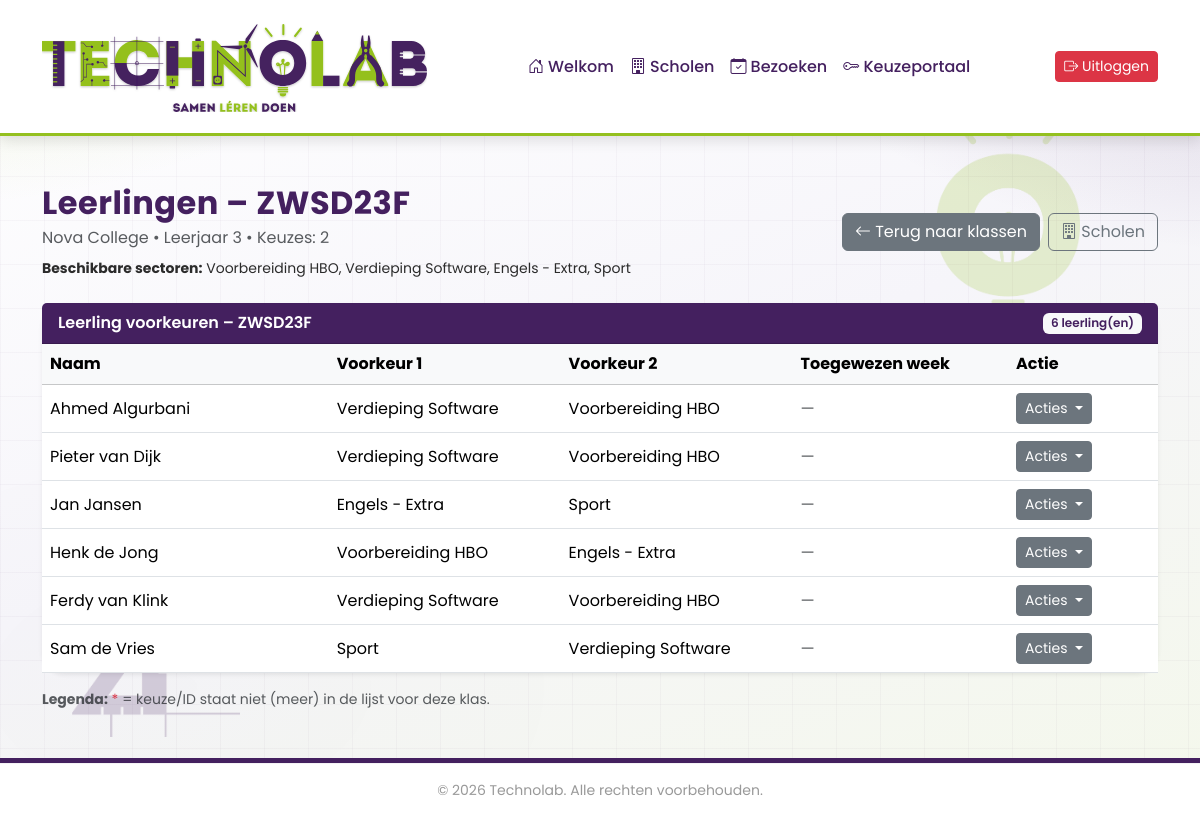
Page /leerlingen.php?klas_id=1 (signed in) on the committed database.
### tables this page shows
CREATE TABLE `klas` (
  `klas_id` int(11) NOT NULL,
  `school_id` int(11) NOT NULL,
  `klasaanduiding` varchar(100) NOT NULL,
  `leerjaar` varchar(100) DEFAULT NULL,
  `schooljaar` varchar(100) NOT NULL
);

CREATE TABLE `school` (
  `school_id` smallint(6) NOT NULL,
  `schoolnaam` varchar(100) NOT NULL,
  `plaats` varchar(100) NOT NULL,
  `type_onderwijs` set('Primair Onderwijs','Voortgezet Onderwijs','MBO') DEFAULT NULL
);

CREATE TABLE `bezoek` (
  `bezoek_id` int(11) NOT NULL,
  `naam` varchar(255) NOT NULL,
  `type_onderwijs` enum('PO','VO','MBO') NOT NULL,
  `schooljaar` varchar(20) NOT NULL DEFAULT '',
  `pincode` varchar(10) NOT NULL,
  `max_keuzes` tinyint(3) UNSIGNED NOT NULL DEFAULT 2,
  `po_dag1` datetime DEFAULT NULL,
  `po_dag2` datetime DEFAULT NULL,
  `vo_week_start` date DEFAULT NULL,
  `vo_week_eind` date DEFAULT NULL,
  `actief` tinyint(1) NOT NULL DEFAULT 1,
  `created_at` timestamp NOT NULL DEFAULT current_timestamp()
);

CREATE TABLE `leerling` (
  `leerling_id` int(11) NOT NULL,
  `klas_id` int(11) NOT NULL,
  `voornaam` varchar(100) NOT NULL,
  `tussenvoegsel` varchar(100) DEFAULT NULL,
  `achternaam` varchar(100) NOT NULL,
  `voorkeur1` varchar(100) DEFAULT NULL,
  `voorkeur2` varchar(100) DEFAULT NULL,
  `voorkeur3` varchar(100) DEFAULT NULL,
  `voorkeur4` varchar(100) DEFAULT NULL,
  `voorkeur5` varchar(100) DEFAULT NULL,
  `toegewezen_week` varchar(100) DEFAULT NULL,
  `toegewezen_dag1` varchar(100) DEFAULT NULL,
  `toegewezen_dag2` varchar(100) DEFAULT NULL
);

### includes/functions.php (called while the page is built, shortened)
<?php
function e(mixed $waarde): string
{
    return htmlspecialchars((string)$waarde, ENT_QUOTES, 'UTF-8');
}

### leerlingen.php (the view, shortened to what this page needs)
<?php
require 'includes/header.php';
$klas_id = (int)$_GET['klas_id'];
$stmt = $conn->prepare("
    SELECT k.klas_id, k.school_id, k.klasaanduiding, k.leerjaar, k.schooljaar,
           s.schoolnaam
    FROM klas k
    JOIN school s ON s.school_id = k.school_id
    WHERE k.klas_id = ?
");
$stmt->bind_param("i", $klas_id);
$stmt->execute();
$klas = $stmt->get_result()->fetch_assoc();
$maxKeuzes = 2;
$stmt = $conn->prepare("
    SELECT b.max_keuzes, b.type_onderwijs
    FROM bezoek b
    INNER JOIN bezoek_klas bk ON bk.bezoek_id = b.bezoek_id
    WHERE bk.klas_id = ? AND b.actief = 1
    LIMIT 1
");
$stmt->bind_param("i", $klas_id);
$stmt->execute();
$bezoekData = $stmt->get_result()->fetch_assoc();
if ($bezoekData) {
    $bezoekMax = (int)($bezoekData['max_keuzes'] ?? 2);
    if (in_array($bezoekMax, [2, 3], true)) {
        $maxKeuzes = $bezoekMax;
    }
}
$isPoBezoek = (($bezoekData['type_onderwijs'] ?? '') === 'PO');
$stmt = $conn->prepare("
    SELECT bo.optie_id, bo.naam
    FROM bezoek_optie bo
    INNER JOIN bezoek_klas bk ON bk.bezoek_id = bo.bezoek_id
    WHERE bk.klas_id = ? AND bo.actief = 1
    ORDER BY bo.volgorde ASC
");
$stmt->bind_param("i", $klas_id);
$stmt->execute();
$res = $stmt->get_result();
$allowedById = [];
$allowedList = [];
while ($r = $res->fetch_assoc()) {
    $allowedById[(int)$r['optie_id']] = $r['naam'];
    $allowedList[] = $r['naam'];
}
$stmt = $conn->prepare("
    SELECT leerling_id, voornaam, tussenvoegsel, achternaam,
           voorkeur1, voorkeur2, voorkeur3, voorkeur4, voorkeur5,
           toegewezen_week, toegewezen_dag1, toegewezen_dag2
    FROM leerling
    WHERE klas_id = ?
    ORDER BY achternaam ASC, voornaam ASC
");
$stmt->bind_param("i", $klas_id);
$stmt->execute();
$leerlingen = $stmt->get_result();
?>
<div class="ttr-app">
    <div class="container py-5">
        <div class="row mb-4">
            <div class="col d-flex justify-content-between align-items-center">
                <div>
                    <h2 class="fw-bold text-primary mb-1">Leerlingen – <?= e($klas['klasaanduiding']) ?></h2>
                    <div class="text-muted"><?= e($klas['schoolnaam']) ?> • Leerjaar <?= e($klas['leerjaar']) ?> • Keuzes: <?= (int)$maxKeuzes ?></div>
                    <?php if (!empty($allowedList)): ?>
                        <div class="mt-2 small"><strong>Beschikbare sectoren:</strong> <?= e(implode(', ', $allowedList)) ?></div>
                    <?php endif; ?>
                </div>
                <div class="d-flex gap-2">
                    <a href="klassen.php?school_id=<?= (int)$klas['school_id'] ?>" class="btn btn-secondary">
                        <i class="bi bi-arrow-left"></i> Terug naar klassen
                    </a>
                    <a href="scholen.php" class="btn btn-outline-secondary"><i class="bi bi-building"></i> Scholen</a>
                </div>
            </div>
        </div>
        <div class="card shadow-sm border-0">
            <div class="card-header bg-primary text-white fw-semibold d-flex justify-content-between align-items-center">
                <span>Leerling voorkeuren – <?= e($klas['klasaanduiding']) ?></span>
                <span class="badge bg-light text-primary"><?= (int)$leerlingen->num_rows ?> leerling(en)</span>
            </div>
            <div class="card-body p-0">
                <div>
                    <table class="table table-hover align-middle mb-0">
                        <thead class="table-light">
                            <tr>
                                <th style="min-width:220px;">Naam</th>
                                <?php for ($i = 1; $i <= $maxKeuzes; $i++): ?><th>Voorkeur <?= $i ?></th><?php endfor; ?>
                                <?php if ($isPoBezoek): ?>
                                    <th>Toegewezen Dag 1</th>
                                    <th>Toegewezen Dag 2</th>
                                <?php else: ?>
                                    <th>Toegewezen week</th>
                                <?php endif; ?>
                                <th style="width:150px">Actie</th>
                            </tr>
                        </thead>
                        <tbody>
                            <?php if ($leerlingen->num_rows === 0): ?>
                                <tr>
                                    <td colspan="<?= ($isPoBezoek ? 4 : 3) + $maxKeuzes ?>" class="text-center py-3 text-muted">Nog geen leerlingen in deze klas.</td>
                                </tr>
                                <?php else: while ($l = $leerlingen->fetch_assoc()): ?>
                                    <tr>
                                        <td><?= e($l['voornaam']) ?><?= $l['tussenvoegsel'] ? ' ' . e($l['tussenvoegsel']) : '' ?> <?= e($l['achternaam']) ?></td>
                                        <?php for ($i = 1; $i <= $maxKeuzes; $i++):
                                            $val = $l['voorkeur' . $i] ?? '';
                                            if (ctype_digit((string)$val) && isset($allowedById[(int)$val])) {
                                                $label = e($allowedById[(int)$val]);
                                            } elseif ($val === '' || $val === null) {
                                                $label = '<span class="text-muted">—</span>';
                                            } else {
                                                $label = '<span class="text-danger">' . e($val) . ' *</span>';
                                            }
                                        ?>
                                            <td><?= $label ?></td>
                                        <?php endfor; ?>
                                        <?php if ($isPoBezoek): ?>
                                            <td>
                                                <?php
                                                $t1 = $l['toegewezen_dag1'];
                                                if (ctype_digit((string)$t1) && isset($allowedById[(int)$t1])) {
                                                    echo '<span class="fw-semibold text-success">' . e($allowedById[(int)$t1]) . '</span>';
                                                } elseif ($t1 === '' || $t1 === null) {
                                                    echo '<span class="text-muted">—</span>';
                                                } else {
                                                    echo '<span class="text-danger">' . e($t1) . ' *</span>';
                                                }
                                                ?>
                                            </td>
                                            <td>
                                                <?php
                                                $t2 = $l['toegewezen_dag2'];
                                                if (ctype_digit((string)$t2) && isset($allowedById[(int)$t2])) {
                                                    echo '<span class="fw-semibold text-success">' . e($allowedById[(int)$t2]) . '</span>';
                                                } elseif ($t2 === '' || $t2 === null) {
                                                    echo '<span class="text-muted">—</span>';
                                                } else {
                                                    echo '<span class="text-danger">' . e($t2) . ' *</span>';
                                                }
                                                ?>
                                            </td>
                                        <?php else: ?>
                                            <td>
                                                <?php
                                                $t = $l['toegewezen_week'];
                                                if (ctype_digit((string)$t) && isset($allowedById[(int)$t])) {
                                                    echo '<span class="fw-semibold text-success">' . e($allowedById[(int)$t]) . '</span>';
                                                } elseif ($t === '' || $t === null) {
                                                    echo '<span class="text-muted">—</span>';
                                                } else {
                                                    echo '<span class="text-danger">' . e($t) . ' *</span>';
                                                }
                                                ?>
                                            </td>
                                        <?php endif; ?>
                                        <td>
                                            <div class="dropdown">
                                                <button class="btn btn-sm btn-secondary dropdown-toggle" type="button" id="actionDropdown<?= $l['leerling_id'] ?>" data-bs-toggle="dropdown" aria-expanded="false">
                                                    Acties
                                                </button>
                                            </div>
                                        </td>
                                    </tr>
                            <?php endwhile;
                            endif; ?>
                        </tbody>
                    </table>
                </div>
            </div>
        </div>
        <div class="mt-3 small text-muted">
            <strong>Legenda:</strong> <span class="text-danger">*</span> = keuze/ID staat niet (meer) in de lijst voor deze klas.
        </div>
    </div>
</div>
<?php require 'includes/footer.php'; ?>

### css/index.css (style rules this page uses)
:root { --tl-purple: #44205F; --tl-green: #94C01F; --tl-white: #ffffff; --tl-purple-light: rgba(68, 32, 95, 0.10); --tl-purple-dark: rgba(68, 32, 95, 0.08); --tl-green-light: rgba(148, 192, 31, 0.15); }
body.ttr-app { background: radial-gradient(900px 520px at -8% -14%, rgba(148, 192, 31, 0.22) 0%, rgba(148, 192, 31, 0) 62%), radial-gradient(920px 560px at 108% -12%, rgba(68, 32, 95, 0.24) 0%, rgba(68, 32, 95, 0) 63%), linear-gradient(160deg, #ffffff 0%, #f6f5fa 50%, #f4f8eb 100%); font-family: "Poppins", sans-serif; color: #2b2b2b; min-height: 100vh; display: flex; flex-direction: column; }
div.ttr-app { background: transparent; }
body.ttr-app::before { content: ""; position: fixed; inset: 0; pointer-events: none; z-index: -1; background-image: linear-gradient(rgba(68, 32, 95, 0.06) 1px, transparent 1px), linear-gradient(90deg, rgba(68, 32, 95, 0.06) 1px, transparent 1px); background-size: 44px 44px, 44px 44px; background-position: 0 0, 0 0; opacity: 0.55; }
body.ttr-app::after { content: ""; position: fixed; inset: 0; pointer-events: none; z-index: -1; background-image: url("../images/cartoons/lampje_groen.png"), url("../images/cartoons/geodriehoek_paars.png"), url("../images/cartoons/reageerbuisje_groen.png"), url("../images/cartoons/puzzel_wit.png"), radial-gradient(420px 250px at 15% 84%, rgba(68, 32, 95, 0.11), rgba(68, 32, 95, 0)), radial-gradient(500px 280px at 86% 84%, rgba(148, 192, 31, 0.15), rgba(148, 192, 31, 0)); background-repeat: no-repeat, no-repeat, no-repeat, no-repeat, no-repeat, no-repeat; background-position: clamp(42px, 8vw, 118px) clamp(34px, 8vh, 104px), clamp(10px, 3vw, 42px) clamp(50vh, 56vh, 62vh), calc(100% - clamp(72px, 9vw, 128px)) clamp(56vh, 64vh, 72vh), calc(100% - clamp(96px, 11vw, 164px)) clamp(28px, 7vh, 84px), 0 0, 0 0; background-size: clamp(112px, 10vw, 156px) auto, clamp(220px, 20vw, 300px) auto, clamp(92px, 8vw, 128px) auto, clamp(104px, 9vw, 144px) auto, auto, auto; opacity: 0.22; animation: mascotFloat 16s ease-in-out infinite; }
.ttr-app h2, .ttr-app h5 { color: var(--tl-purple); }
.ttr-app h2 { font-weight: 700; letter-spacing: 0.5px; }
.ttr-app .card { background: var(--tl-white); border-radius: 22px; border: none; box-shadow: 0 10px 28px rgba(0,0,0,0.08); transition: transform 0.25s ease, box-shadow 0.25s ease; animation: softFloat 8s ease-in-out infinite; }
.bg-primary { background-color: var(--tl-purple) !important; }
.text-primary { color: var(--tl-purple) !important; }
.badge { font-weight: 600; }
.badge.bg-light { background-color: #f8f9fa !important; color: var(--tl-purple); }
body.ttr-app::after { background-image: url("../images/cartoons/geodriehoek_paars.png"), url("../images/cartoons/lampje_groen.png"), radial-gradient(520px 320px at 15% 84%, rgba(68, 32, 95, 0.06), rgba(68, 32, 95, 0)); background-repeat: no-repeat, no-repeat, no-repeat; background-position: clamp(12px, 6vw, 96px) calc(100% - clamp(48px, 10vh, 120px)), calc(100% - clamp(88px, 10vw, 160px)) calc(clamp(12px, 6vh, 64px) + 56px), 0 0; background-size: clamp(96px, 14vw, 220px) auto, clamp(84px, 12vw, 180px) auto, auto; opacity: 0.20 !important; animation: mascotFloat 18s ease-in-out infinite !important; transition: opacity 0.25s ease; z-index: -1; }

### rows in the picture
klas: klasaanduiding "ZWSD23F", school.schoolnaam "Nova College", leerjaar "3"
bezoek: max_keuzes "2"
leerling: voornaam "Ahmed", achternaam "Algurbani", voorkeur1 "Verdieping Software", voorkeur2 "Voorbereiding HBO"
leerling: voornaam "Pieter", tussenvoegsel "van", achternaam "Dijk", voorkeur1 "Verdieping Software", voorkeur2 "Voorbereiding HBO"
leerling: voornaam "Jan", achternaam "Jansen", voorkeur1 "Engels - Extra", voorkeur2 "Sport"
leerling: voornaam "Henk", tussenvoegsel "de", achternaam "Jong", voorkeur1 "Voorbereiding HBO", voorkeur2 "Engels - Extra"
leerling: voornaam "Ferdy", tussenvoegsel "van", achternaam "Klink", voorkeur1 "Verdieping Software", voorkeur2 "Voorbereiding HBO"
leerling: voornaam "Sam", tussenvoegsel "de", achternaam "Vries", voorkeur1 "Sport", voorkeur2 "Verdieping Software"

### other values in the picture
implode(', ', $allowedList) "Voorbereiding HBO, Verdieping Software, Engels - Extra, Sport"
$leerlingen->num_rows "6"
